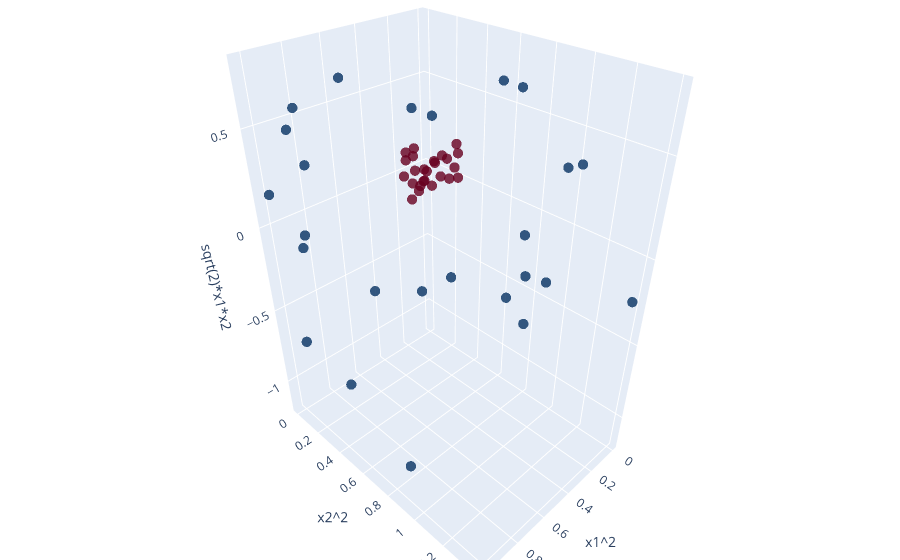

Notebook source saved alongside this figure:
### Markdown cell above
Su transformación a $\mathbb{R}^3$ generaría el siguiente conjunto de datos:

### Code cell
import plotly.graph_objects as go
import numpy as np
from math import sqrt

fig = go.Figure(data=[go.Scatter3d(
    x = X[:,0]**2,
    y = X[:,1]**2,
    z = sqrt(2)*X[:,0]*X[:,1],
    mode = 'markers',
    marker = dict(
        size = 6,
        color = -y,
        colorscale = 'RdBu',
        opacity = 0.8
    )
)])

fig.update_layout(margin=dict(l=0, r=0, b=0, t=0),
                  scene = dict(
                      xaxis = dict(title='x1^2'),
                      yaxis = dict(title='x2^2'),
                      zaxis = dict(title='sqrt(2)*x1*x2')
                  ))
fig.show()

### Figure 1 — Plotly figure (JSON) as saved in the notebook; plotly's stock layout.template omitted (floating-point values rounded to 4 significant figures)
{"data": [{"marker": {"color": [0, -1, -1, -1, 0, -1, -1, -1, -1, 0, 0, 0, -1, 0, 0, 0, -1, -1, -1, 0, 0, 0, 0, -1, -1, 0, -1, -1, -1, 0, -1, 0, -1, 0, 0, 0, -1, -1, 0, -1, 0, 0, 0, -1, 0, 0, -1, 0, -1, -1], "colorscale": [[0, "rgb(103,0,31)"], [0.1, "rgb(178,24,43)"], [0.2, "rgb(214,96,77)"], [0.3, "rgb(244,165,130)"], [0.4, "rgb(253,219,199)"], [0.5, "rgb(247,247,247)"], [0.6, "rgb(209,229,240)"], [0.7, "rgb(146,197,222)"], [0.8, "rgb(67,147,195)"], [0.9, "rgb(33,102,172)"], [1, "rgb(5,48,97)"]], "opacity": 0.8, "size": 6}, "mode": "markers", "type": "scatter3d", "x": [1.012, 0.1996, 0.04774, 0.007532, 0.2971, 0.09354, 0.1762, 0.03318, 0.003327, 0.01887, 0.8755, 0.3401, 0.02649, 0.1732, 0.4015, 0.01557, 0.03661, 0.06861, 0.09781, 0.8076, 0.2406, 0.2942, 1.029, 0.04941, 0.005169, 0.8501, 0.0001013, 0.1336, 0.008657, 0.05327, 0.09096, 0.589, 0.1174, 0.8236, 0.1502, 0.9459, 0.02321, 0.0631, 0.9241, 0.1686, 0.8836, 0.3836, 0.06451, 0.1744, 0.05892, 0.07397, 0.003799, 0.9486, 0.1725, 0.1318], "y": [0.01655, 0.05066, 0.29, 0.1176, 0.8944, 0.001622, 0.001589, 0.0109, 0.1809, 1.396, 0.01635, 0.8285, 0.02472, 0.8963, 0.3361, 0.7419, 0.1591, 0.043, 0.04584, 0.3588, 0.4331, 0.3574, 0.174, 0.09006, 0.2236, 0.007122, 0.2458, 0.03289, 0.0673, 0.9869, 0.3209, 0.2029, 0.05613, 0.04712, 0.7521, 0.2123, 0.1839, 0.04391, 0.3756, 0.08167, 0.7782, 0.3517, 1.068, 0.06019, 0.9326, 0.8101, 0.06835, 0.1418, 0.01721, 0.0217], "z": [0.1831, 0.1422, 0.1664, -0.04208, 0.729, -0.01742, -0.02366, -0.02689, -0.0347, -0.2296, -0.1692, 0.7507, -0.03619, -0.5572, 0.5195, -0.152, 0.1079, -0.07681, -0.0947, 0.7612, -0.4565, 0.4586, -0.5984, -0.09434, 0.04807, -0.11, -0.007055, 0.09376, 0.03413, 0.3243, 0.2416, -0.489, -0.1148, 0.2786, -0.4753, 0.6338, 0.09241, -0.07444, -0.8332, 0.166, -1.173, -0.5194, 0.3713, -0.1449, -0.3315, -0.3462, 0.02279, 0.5186, 0.07704, -0.07564]}], "layout": {"margin": {"b": 0, "l": 0, "r": 0, "t": 0}, "scene": {"xaxis": {"title": {"text": "x1^2"}}, "yaxis": {"title": {"text": "x2^2"}}, "zaxis": {"title": {"text": "sqrt(2)*x1*x2"}}}}}
